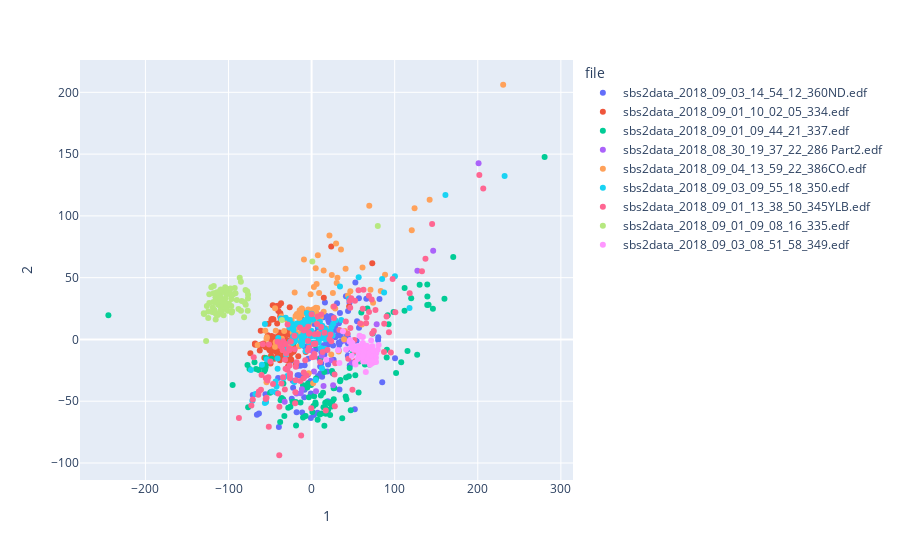

The cell this chart's notebook holds for it:
### Code cell
pca1=1
pca2=2
#make data frame
df=(pd.DataFrame(window_id,columns=["file","window"]))
df[int(pca1)]=pca_vectors[:,pca1]
df[int(pca2)]=pca_vectors[:,pca2]
df["label"]=labels
df["index"]=df.index
fig=px.scatter(df,x=int(pca1),y=int(pca2),color="file",hover_data=["file","window","index"])
fig.show()
